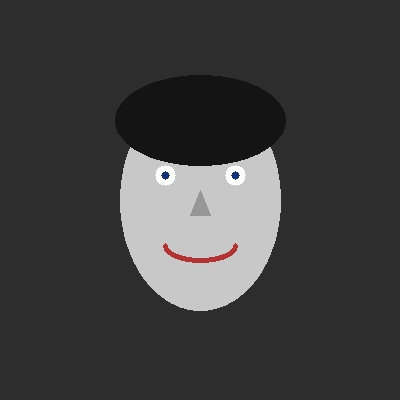
#> input picture examples/sample_images/sample_normal.jpg, 400 x 400 px
$ python enhance_face_demo.py
#> lines starting #> are read from the running program, lines starting #| are printed output that depends on the picture
### opencv_module/enhancement.py
"""
CLAHE Enhancement Module using OpenCV.

This module provides a production-grade CLAHE (Contrast Limited Adaptive Histogram
Equalization) processor designed to improve face visibility in variable lighting,
such as harsh outdoor sunlight, deep shadows, and low-light remote locations.

It prioritizes grayscale processing, supports optional entropy calculation (disabled by default
for mobile speed), and provides quality hints (GOOD, TOO_DARK, OVEREXPOSED, LOW_CONTRAST)
for downstream Face Quality Assessment.
"""

import cv2
import numpy as np
from typing import Tuple, Dict, Any, Union, Optional


class CLAHEEnhancer:
    """
    Production-ready CLAHE enhancement engine for offline mobile pipelines.
    Optimized to improve local contrast and detail without magnifying noise.
    """

    def __init__(
        self,
        clip_limit: float = 2.0,
        tile_grid_size: Tuple[int, int] = (8, 8),
        dark_threshold: float = 40.0,
        bright_threshold: float = 220.0,
        low_contrast_threshold: float = 15.0
    ):
        """
        Initializes the CLAHEEnhancer.

        Args:
            clip_limit (float): Threshold for contrast limiting. Standard default is 2.0.
                                Lower values (e.g. 1.5) are better for harsh outdoor light.
            tile_grid_size (Tuple[int, int]): Grid size for local histogram equalizations.
                                             Standard is (8, 8). (4, 4) provides fine grain.
            dark_threshold (float): Mean brightness threshold below which a face is "TOO_DARK".
            bright_threshold (float): Mean brightness threshold above which a face is "OVEREXPOSED".
            low_contrast_threshold (float): Standard deviation threshold below which a face is "LOW_CONTRAST".
        """
        if clip_limit <= 0.0:
            raise ValueError(f"Invalid clip_limit {clip_limit}. Must be positive.")
        if len(tile_grid_size) != 2 or tile_grid_size[0] <= 0 or tile_grid_size[1] <= 0:
            raise ValueError(f"Invalid tile_grid_size {tile_grid_size}. Must be positive integers.")

        self.clip_limit = clip_limit
        self.tile_grid_size = tile_grid_size
        self.dark_threshold = dark_threshold
        self.bright_threshold = bright_threshold
        self.low_contrast_threshold = low_contrast_threshold

        # Create standard OpenCV CLAHE operator
        self.clahe = cv2.createCLAHE(
            clipLimit=self.clip_limit,
            tileGridSize=self.tile_grid_size
        )

    def _calculate_metrics(
        self,
        gray_img: np.ndarray,
        compute_entropy: bool = False
    ) -> Dict[str, Union[float, Optional[float]]]:
        """
        Calculates brightness, contrast, and optional information entropy of a grayscale image.

        Args:
            gray_img (np.ndarray): 1-channel (grayscale) image.
            compute_entropy (bool): Whether to calculate texture entropy (expensive on mobile).

        Returns:
            Dict[str, Union[float, Optional[float]]]: Brightness, contrast (stddev), and optional entropy.
        """
        mean_brightness = float(np.mean(gray_img))
        contrast = float(np.std(gray_img))
        entropy = None

        if compute_entropy:
            # Calculate Information Entropy (P(intensity) distribution)
            hist, _ = np.histogram(gray_img, bins=256, range=(0, 256))
            probabilities = hist / float(gray_img.size)
            # Keep non-zero values to avoid log2(0)
            probabilities = probabilities[probabilities > 0]
            entropy = float(-np.sum(probabilities * np.log2(probabilities)))

        return {
            "mean": mean_brightness,
            "std": contrast,
            "entropy": entropy
        }

    def _determine_quality_hint(self, mean: float, std: float) -> str:
        """
        Determines the quality warning based on mean brightness and standard deviation.

        Args:
            mean (float): Mean brightness of the face crop.
            std (float): Standard deviation (contrast) of the face crop.

        Returns:
            str: "TOO_DARK" | "OVEREXPOSED" | "LOW_CONTRAST" | "GOOD"
        """
        if mean < self.dark_threshold:
            return "TOO_DARK"
        elif mean > self.bright_threshold:
            return "OVEREXPOSED"
        elif std < self.low_contrast_threshold:
            return "LOW_CONTRAST"
        return "GOOD"

    def enhance(
        self,
        image: np.ndarray,
        color_mode: bool = False,
        compute_entropy: bool = False
    ) -> Dict[str, Any]:
        """
        Applies Contrast Limited Adaptive Histogram Equalization to the input image,
        mitigating shadows, glare, and low-light conditions.

        Args:
            image (np.ndarray): Input face image (BGR or Grayscale).
            color_mode (bool): If True, equalizes only the luminance (L) channel in LAB space,
                               returning a color BGR image. If False (default), returns a
                               grayscale output image prioritizing mobile pipeline efficiency.
            compute_entropy (bool): If True, calculates texture entropy. Defaults to False
                                    to optimize performance for resource-constrained devices.

        Returns:
            Dict[str, Any]: Structured output.
                On failure:
                    {"success": False, "error": "INVALID_IMAGE_INPUT"}
                On success:
                    {
                        "success": True,
                        "enhanced_image": np.ndarray,  # 1-channel Grayscale (or 3-channel BGR)
                        "quality_hint": "GOOD" | "TOO_DARK" | "OVEREXPOSED" | "LOW_CONTRAST",
                        "metrics": {
                            "before": {"mean": float, "std": float, "entropy": Optional[float]},
                            "after": {"mean": float, "std": float, "entropy": Optional[float]}
                        }
                    }
        """
        # ==========================================
        # 1. Validation
        # ==========================================
        if image is None or not isinstance(image, np.ndarray) or image.size == 0:
            return {"success": False, "error": "INVALID_IMAGE_INPUT"}

        # Validate dimensions
        h, w = image.shape[:2]
        if h <= 0 or w <= 0:
            return {"success": False, "error": "INVALID_IMAGE_INPUT"}

        channels = 1 if len(image.shape) == 2 else image.shape[2]

        try:
            # ==========================================
            # 2. Processing (Grayscale or LAB Color Mode)
            # ==========================================
            if not color_mode or channels == 1:
                # Grayscale enhancement (Primary pipeline path)
                if channels > 1:
                    gray_in = cv2.cvtColor(image, cv2.COLOR_BGR2GRAY)
                else:
                    gray_in = image.copy()

                # Compute before metrics
                metrics_before = self._calculate_metrics(gray_in, compute_entropy=compute_entropy)

                # Apply CLAHE
                enhanced_img = self.clahe.apply(gray_in)

                # Compute after metrics
                metrics_after = self._calculate_metrics(enhanced_img, compute_entropy=compute_entropy)

            else:
                # Optional Color enhancement using LAB color space (preserves natural hues)
                # Convert to LAB space: L (Luminance), A (Green-Red), B (Blue-Yellow)
                lab = cv2.cvtColor(image, cv2.COLOR_BGR2LAB)
                l_channel, a_channel, b_channel = cv2.split(lab)

                # Compute before metrics using the L (luminance) channel
                metrics_before = self._calculate_metrics(l_channel, compute_entropy=compute_entropy)

                # Apply CLAHE only on the L channel
                l_enhanced = self.clahe.apply(l_channel)

                # Compute after metrics on L channel
                metrics_after = self._calculate_metrics(l_enhanced, compute_entropy=compute_entropy)

                # Merge back the enhanced luminance with color channels
                lab_enhanced = cv2.merge((l_enhanced, a_channel, b_channel))

                # Convert back to standard BGR color space
                enhanced_img = cv2.cvtColor(lab_enhanced, cv2.COLOR_LAB2BGR)

            # Determine quality hint using the "before" metrics
            quality_hint = self._determine_quality_hint(
                mean=metrics_before["mean"],
                std=metrics_before["std"]
            )

            return {
                "success": True,
                "enhanced_image": enhanced_img,
                "quality_hint": quality_hint,
                "metrics": {
                    "before": metrics_before,
                    "after": metrics_after
                }
            }

        except Exception as e:
            return {"success": False, "error": f"ENHANCEMENT_FAILURE: {str(e)}"}

### examples/enhance_face_demo.py
"""
CLAHE Enhancement Demonstration Script (Simplified).

This script demonstrates how to:
1. Load sample face images from disk.
2. Instantiate the CLAHEEnhancer.
3. Apply Grayscale CLAHE (prioritized default).
4. Verify brightness, contrast statistics, and quality_hint outputs.
5. Simulate extreme environment conditions (too dark, overexposed, low contrast)
   to verify quality gateways.
"""

import os
import cv2
import sys
import numpy as np

# Add parent directory to path to enable package import
sys.path.append(os.path.abspath(os.path.join(os.path.dirname(__file__), "..")))

from opencv_module.enhancement import CLAHEEnhancer


def run_demo():
    print("=== CLAHE Contrast Enhancement & Quality Gateways ===")

    # Paths
    examples_dir = os.path.abspath(os.path.dirname(__file__))
    sample_dir = os.path.join(examples_dir, "sample_images")
    output_dir = os.path.join(examples_dir, "output_results")
    os.makedirs(output_dir, exist_ok=True)

    # 1. Look for sample images from the previous demo run
    sample_files = [
        "sample_normal.jpg",
        "sample_mild_tilt.jpg",
        "sample_close_up.jpg",
    ]

    loaded_images = []
    for filename in sample_files:
        filepath = os.path.join(sample_dir, filename)
        if os.path.exists(filepath):
            loaded_images.append((filename, cv2.imread(filepath)))
        else:
            # Fallback in case alignment demo hasn't been run
            from opencv_module.utils import create_synthetic_face
            img, _, _ = create_synthetic_face(size=(400, 400), rotation_angle=10.0)
            os.makedirs(sample_dir, exist_ok=True)
            cv2.imwrite(filepath, img)
            loaded_images.append((filename, img))

    # 2. Instantiate CLAHEEnhancer with Recommended Parameters for Variable Environments
    enhancer = CLAHEEnhancer(
        clip_limit=2.0,
        tile_grid_size=(8, 8),
        dark_threshold=40.0,
        bright_threshold=220.0,
        low_contrast_threshold=15.0
    )

    print(f"\n[Parameters Configured]")
    print(f"  - Clip Limit:             {enhancer.clip_limit}")
    print(f"  - Tile Grid Size:         {enhancer.tile_grid_size}")
    print(f"  - Quality Thresholds:     Dark < {enhancer.dark_threshold}, Bright > {enhancer.bright_threshold}, Low Contrast < {enhancer.low_contrast_threshold}\n")

    # 3. Process each standard sample
    for filename, img in loaded_images:
        print(f"--- Processing: {filename} ---")

        # Apply Grayscale CLAHE (Primary default, entropy disabled to optimize CPU)
        result = enhancer.enhance(img, color_mode=False, compute_entropy=False)

        if result["success"]:
            gray_enhanced = result["enhanced_image"]
            m_before = result["metrics"]["before"]
            m_after = result["metrics"]["after"]
            quality_hint = result["quality_hint"]

            print(f"  - Quality Gateway Hint: {quality_hint}")
            print(f"  - Brightness Mean:      {m_before['mean']:.2f}  -->  {m_after['mean']:.2f}")
            print(f"  - Contrast (StdDev):    {m_before['std']:.2f}  -->  {m_after['std']:.2f}")
            print(f"  - Entropy (Details):    {m_before['entropy']} (Optional / Disabled for Speed)")

            # Save simple enhanced image
            out_path = os.path.join(output_dir, f"enhanced_{filename}")
            cv2.imwrite(out_path, gray_enhanced)
            print(f"  - Saved Grayscale Output to: {os.path.basename(out_path)}\n")
        else:
            print(f"  - [ERROR] {result.get('error')}\n")
#> this loop made 3 passes
#> (filename, h in enhance, w in enhance) on passes 1 to 3: ('sample_normal.jpg', 400, 400), ('sample_mild_tilt.jpg', 400, 400), ('sample_close_up.jpg', 600, 600)
#> (printed output is left out)
#> pass 2, in enhance (call 2), `gray_in = cv2.cvtColor(image, cv2.COLOR_BGR2GRAY)`:
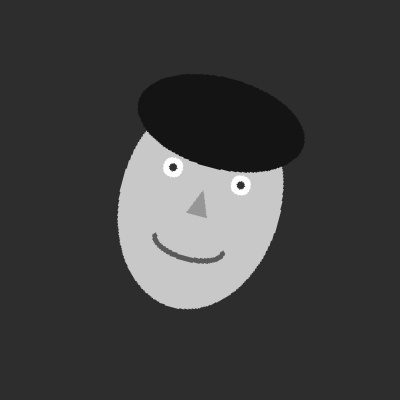
#> gray_in: shape (400, 400); min 14, max 255, mean 62.5

    # 4. Simulate Extreme Environments to Verify Quality Gateways
    print("--- Simulating Extreme Lighting Environments ---")

    # Create simple 112x112 canvases for extreme cases
    too_dark = np.ones((112, 112, 3), dtype=np.uint8) * 25  # Dark image (mean ~25)
    overexposed = np.ones((112, 112, 3), dtype=np.uint8) * 235  # Bright image (mean ~235)
    low_contrast = np.ones((112, 112, 3), dtype=np.uint8) * 128  # Solid gray (mean ~128, std ~0)
    # Add minor noise to solid gray so std is slightly above 0 but under 15
    noise = np.random.normal(0, 2.0, (112, 112, 3)).astype(np.int16)
    low_contrast = np.clip(low_contrast.astype(np.int16) + noise, 0, 255).astype(np.uint8)

    extreme_cases = [
        ("Simulated Dark Face", too_dark),
        ("Simulated Overexposed Face", overexposed),
        ("Simulated Low Contrast Face", low_contrast)
    ]

    for label, img in extreme_cases:
        res = enhancer.enhance(img, color_mode=False)
        if res["success"]:
            print(f"  - {label}:")
            print(f"    * Mean:          {res['metrics']['before']['mean']:.2f}")
            print(f"    * Contrast (std):{res['metrics']['before']['std']:.2f}")
            print(f"    * Quality Hint:  {res['quality_hint']}")
#> this loop made 3 passes
#> quality_hint in enhance on passes 1 to 3: 'TOO_DARK', 'OVEREXPOSED', 'LOW_CONTRAST'
#|     * Mean:          25.00
#|     * Contrast (std):0.00
#|     * Quality Hint:  TOO_DARK
#|     * Mean:          235.00
#|     * Contrast (std):0.00
#|     * Quality Hint:  OVEREXPOSED
#|     * Mean:          127.99
#|     * Contrast (std):1.14
#|     * Quality Hint:  LOW_CONTRAST

    print("\n=== Demo Completed ===")


if __name__ == "__main__":
    run_demo()
